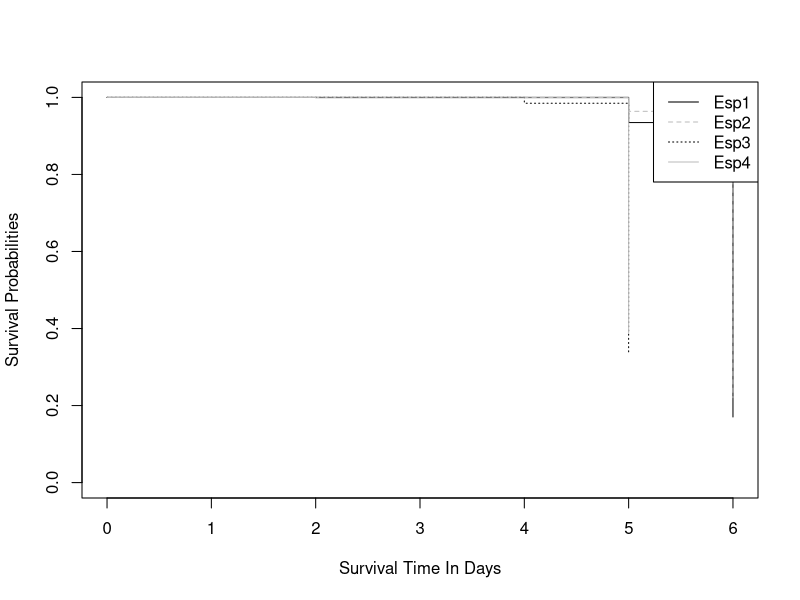
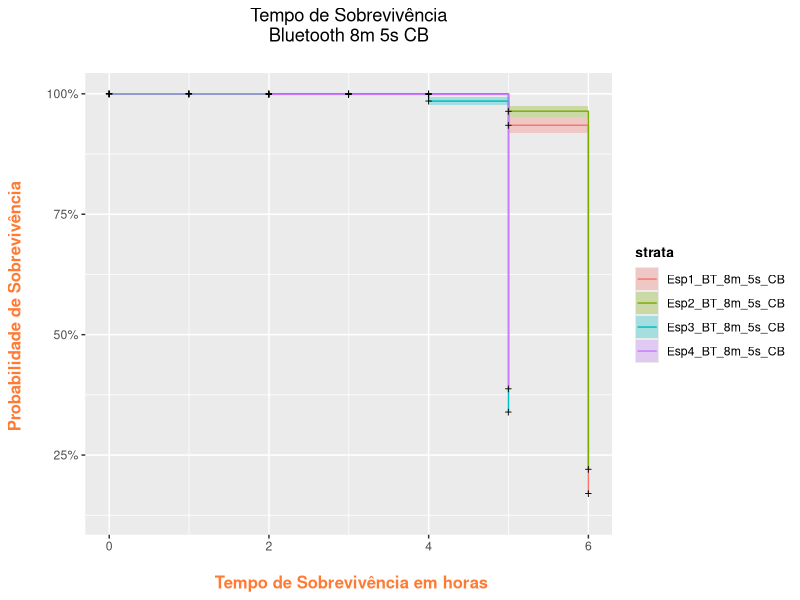
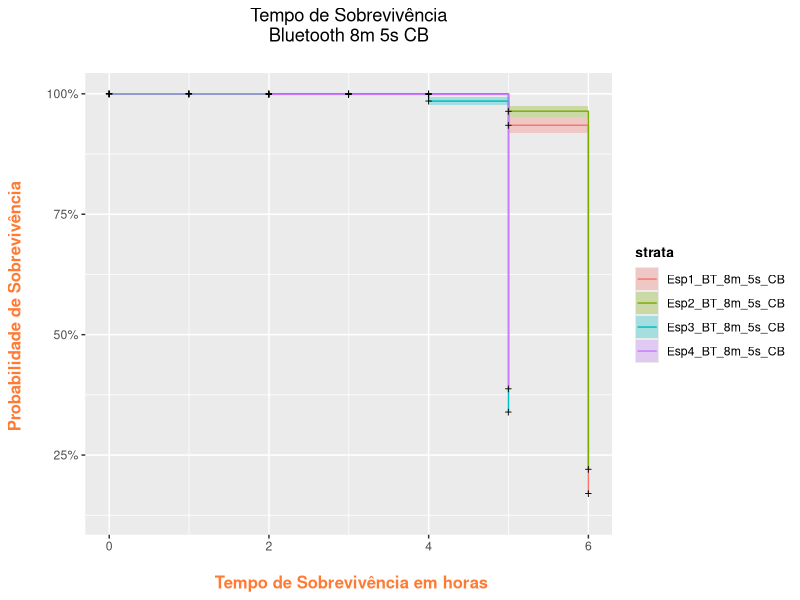

Recreate these plots in R, in order.
library(readxl)
Esp1_BT_8m_5s_CB <- read_excel("Esp1 BT 8m 5s CB.xlsx")
Esp2_BT_8m_5s_CB <- read_excel("Esp2 BT 8m 5s CB.xlsx")
Esp3_BT_8m_5s_CB <- read_excel("Esp3 BT 8m 5s CB.xlsx")
Esp4_BT_8m_5s_CB <- read_excel("Esp4 BT 8m 5s CB.xlsx")

View(Esp1_BT_8m_5s_CB)
View(Esp2_BT_8m_5s_CB)
View(Esp3_BT_8m_5s_CB)
View(Esp4_BT_8m_5s_CB)


require(lubridate)
Esp1_BT_8m_5s_CB$t<-hour(Esp1_BT_8m_5s_CB$Column1)
Esp1_BT_8m_5s_CB$status<-ifelse(Esp1_BT_8m_5s_CB$Column9<=2.8,1,0)

Esp2_BT_8m_5s_CB$t<-hour(Esp2_BT_8m_5s_CB$Column1)
Esp2_BT_8m_5s_CB$status<-ifelse(Esp2_BT_8m_5s_CB$Column9<=2.8,1,0)

Esp3_BT_8m_5s_CB$t<-hour(Esp3_BT_8m_5s_CB$Column1)
Esp3_BT_8m_5s_CB$status<-ifelse(Esp3_BT_8m_5s_CB$Column9<=2.8,1,0)

Esp4_BT_8m_5s_CB$t<-hour(Esp4_BT_8m_5s_CB$Column1)
Esp4_BT_8m_5s_CB$status<-ifelse(Esp4_BT_8m_5s_CB$Column9<=2.8,1,0)

dados1_8m_5s_CB<-Esp1_BT_8m_5s_CB[,9:10]
dados1_8m_5s_CB$Barreira="Esp1_BT_8m_5s_CB"
dados1_8m_5s_CB$t0=min(dados1_8m_5s_CB$t)
dados1_8m_5s_CB$survt<-dados1_8m_5s_CB$t-dados1_8m_5s_CB$t0

dados2_8m_5s_CB<-Esp2_BT_8m_5s_CB[,9:10]
dados2_8m_5s_CB$Barreira="Esp2_BT_8m_5s_CB"
dados2_8m_5s_CB$t0=min(dados2_8m_5s_CB$t)
dados2_8m_5s_CB$survt<-dados2_8m_5s_CB$t-dados2_8m_5s_CB$t0

dados3_8m_5s_CB<-Esp3_BT_8m_5s_CB[,9:10]
dados3_8m_5s_CB$Barreira="Esp3_BT_8m_5s_CB"
dados3_8m_5s_CB$t0=min(dados3_8m_5s_CB$t)
dados3_8m_5s_CB$survt<-dados3_8m_5s_CB$t-dados3_8m_5s_CB$t0

dados4_8m_5s_CB<-Esp4_BT_8m_5s_CB[,9:10]
dados4_8m_5s_CB$Barreira="Esp4_BT_8m_5s_CB"
dados4_8m_5s_CB$t0=min(dados4_8m_5s_CB$t)
dados4_8m_5s_CB$survt<-dados4_8m_5s_CB$t-dados4_8m_5s_CB$t0

dados_8m_5s<-rbind.data.frame(dados1_8m_5s_CB,dados2_8m_5s_CB,dados3_8m_5s_CB,dados4_8m_5s_CB)
dados_8m_5s$Barreira <- as.factor(dados_8m_5s$Barreira)
dados_8m_5s$status <- as.numeric(dados_8m_5s$status)
dados_8m_5s$t <- as.numeric(dados_8m_5s$t)
dados_8m_5s$survt <- as.numeric(dados_8m_5s$survt)

library("survival")
# Survival times until event
Surv(time = dados_8m_5s$survt, event = dados_8m_5s$status == 1)
summary(Surv(time = dados_8m_5s$survt, event = dados_8m_5s$status == 1))

# Surv creates survival object which is the response variable
Y = Surv(dados_8m_5s$survt, dados_8m_5s$status)
# Stratify by barreira variable:
kmfit = survfit(Y ~ dados_8m_5s$Barreira)

summary(kmfit, times = c(seq(0, 20, by = 1)))
saida<-summary(kmfit, times = c(seq(0, 20, by = 1)))
saida2<-data.frame(saida$time,saida$n.risk,saida$n.event,saida$surv,saida$std.err,
                   saida$lower,saida$upper)

# exportando saida para csv
write.csv(saida2,file="saida.csv")


plot(kmfit, lty = c("solid", "dashed", "dotted", "solid"), col = c("black", "grey", "black", "grey"), xlab = "Survival Time In Days", ylab = "Survival Probabilities")
legend("topright", c("Esp1", "Esp2", "Esp3", "Esp4"), lty = c("solid", "dashed", "dotted", "solid"), col = c("black", "grey", "black", "grey"))





library(ggplot2)
library(ggfortify)

model_fit <- survfit(Surv(survt, status) ~ Barreira, data = dados_8m_5s)

autoplot(model_fit) + 
  labs(x ="\n Tempo de Sobrevivência em horas", y = "Probabilidade de Sobrevivência \n", 
       title = "Tempo de Sobrevivência\n Bluetooth 8m 5s CB \n") + 
  theme(plot.title = element_text(hjust = 0.5), 
        axis.title.x = element_text(face="bold", colour="#FF7A33", size = 12),
        axis.title.y = element_text(face="bold", colour="#FF7A33", size = 12),
      
        legend.title = element_text(face="bold", size = 10))

ggsave("Grafico_KM_ESP_BT_8m_5s_CB.png")
